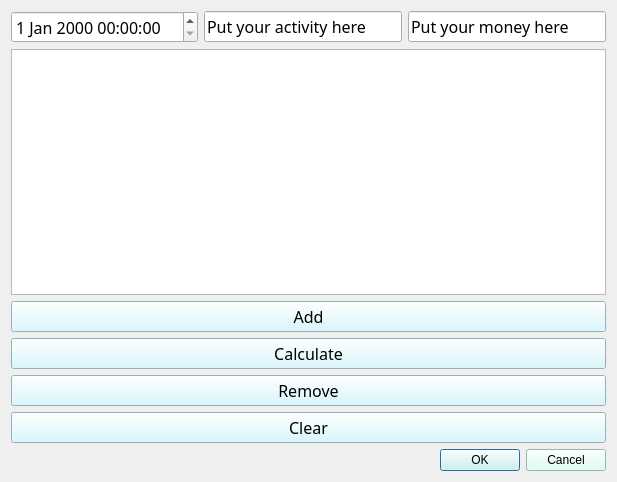
<?xml version="1.0" encoding="UTF-8"?>
<ui version="4.0">
 <class>DialogExpenditure</class>
 <widget class="QDialog" name="DialogExpenditure">
  <property name="geometry">
   <rect>
    <x>0</x>
    <y>0</y>
    <width>617</width>
    <height>482</height>
   </rect>
  </property>
  <property name="windowTitle">
   <string>Dialog</string>
  </property>
  <layout class="QVBoxLayout" name="verticalLayout">
   <item>
    <layout class="QHBoxLayout" name="horizontalLayout">
     <item>
      <widget class="QDateTimeEdit" name="dateTimeEdit">
       <property name="font">
        <font>
         <family>Yu Gothic UI Light</family>
         <pointsize>12</pointsize>
        </font>
       </property>
       <property name="locale">
        <locale language="English" country="UnitedStates"/>
       </property>
      </widget>
     </item>
     <item>
      <widget class="QLineEdit" name="activitiesLineEdit">
       <property name="font">
        <font>
         <family>Yu Gothic UI Light</family>
         <pointsize>12</pointsize>
        </font>
       </property>
       <property name="text">
        <string>Put your activity here</string>
       </property>
      </widget>
     </item>
     <item>
      <widget class="QLineEdit" name="moneyLineEdit">
       <property name="font">
        <font>
         <family>Yu Gothic UI Light</family>
         <pointsize>12</pointsize>
        </font>
       </property>
       <property name="text">
        <string>Put your money here</string>
       </property>
      </widget>
     </item>
    </layout>
   </item>
   <item>
    <widget class="QListWidget" name="listWidget">
     <property name="font">
      <font>
       <family>Yu Gothic UI Light</family>
       <pointsize>8</pointsize>
      </font>
     </property>
    </widget>
   </item>
   <item>
    <widget class="QPushButton" name="addPushBtn">
     <property name="font">
      <font>
       <family>Yu Gothic UI Light</family>
       <pointsize>12</pointsize>
      </font>
     </property>
     <property name="styleSheet">
      <string notr="true">background-color: rgb(207, 247, 255);</string>
     </property>
     <property name="text">
      <string>Add</string>
     </property>
    </widget>
   </item>
   <item>
    <widget class="QPushButton" name="calculatePushBtn">
     <property name="font">
      <font>
       <family>Yu Gothic UI Light</family>
       <pointsize>12</pointsize>
      </font>
     </property>
     <property name="styleSheet">
      <string notr="true">background-color: rgb(207, 247, 255);</string>
     </property>
     <property name="text">
      <string>Calculate</string>
     </property>
    </widget>
   </item>
   <item>
    <widget class="QPushButton" name="removePushBtn">
     <property name="font">
      <font>
       <family>Yu Gothic UI Light</family>
       <pointsize>12</pointsize>
      </font>
     </property>
     <property name="styleSheet">
      <string notr="true">background-color: rgb(207, 247, 255);</string>
     </property>
     <property name="text">
      <string>Remove</string>
     </property>
    </widget>
   </item>
   <item>
    <widget class="QPushButton" name="pushButton">
     <property name="font">
      <font>
       <family>Yu Gothic UI Light</family>
       <pointsize>12</pointsize>
      </font>
     </property>
     <property name="styleSheet">
      <string notr="true">background-color: rgb(207, 247, 255);</string>
     </property>
     <property name="text">
      <string>Clear</string>
     </property>
    </widget>
   </item>
   <item>
    <widget class="QDialogButtonBox" name="buttonBox">
     <property name="font">
      <font>
       <family>Yu Gothic UI Light</family>
      </font>
     </property>
     <property name="styleSheet">
      <string notr="true">background-color: rgb(212, 255, 242);</string>
     </property>
     <property name="standardButtons">
      <set>QDialogButtonBox::Cancel|QDialogButtonBox::Ok</set>
     </property>
    </widget>
   </item>
  </layout>
 </widget>
 <resources/>
 <connections/>
</ui>
